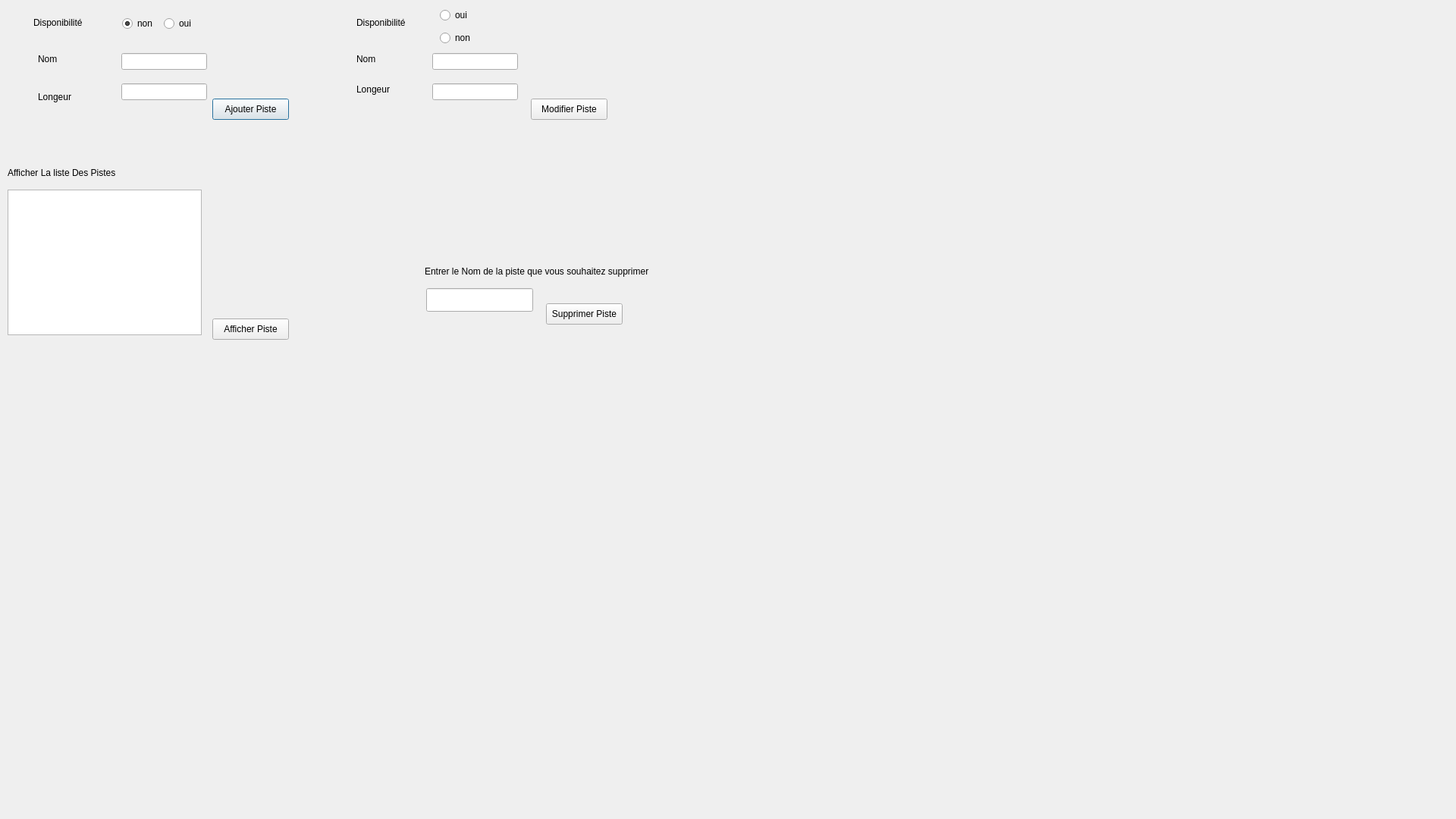
<?xml version="1.0" encoding="UTF-8"?>
<ui version="4.0">
 <class>piste</class>
 <widget class="QDialog" name="piste">
  <property name="geometry">
   <rect>
    <x>0</x>
    <y>0</y>
    <width>1920</width>
    <height>1080</height>
   </rect>
  </property>
  <property name="windowTitle">
   <string>Dialog</string>
  </property>
  <widget class="QLineEdit" name="nompiste">
   <property name="geometry">
    <rect>
     <x>160</x>
     <y>70</y>
     <width>113</width>
     <height>22</height>
    </rect>
   </property>
  </widget>
  <widget class="QLineEdit" name="longeur">
   <property name="geometry">
    <rect>
     <x>160</x>
     <y>110</y>
     <width>113</width>
     <height>22</height>
    </rect>
   </property>
  </widget>
  <widget class="QLineEdit" name="nompiste_2">
   <property name="geometry">
    <rect>
     <x>570</x>
     <y>70</y>
     <width>113</width>
     <height>22</height>
    </rect>
   </property>
  </widget>
  <widget class="QLineEdit" name="longeur_2">
   <property name="geometry">
    <rect>
     <x>570</x>
     <y>110</y>
     <width>113</width>
     <height>22</height>
    </rect>
   </property>
  </widget>
  <widget class="QLineEdit" name="idsupp">
   <property name="geometry">
    <rect>
     <x>562</x>
     <y>380</y>
     <width>141</width>
     <height>31</height>
    </rect>
   </property>
  </widget>
  <widget class="QLabel" name="label">
   <property name="geometry">
    <rect>
     <x>44</x>
     <y>20</y>
     <width>81</width>
     <height>20</height>
    </rect>
   </property>
   <property name="text">
    <string>Disponibilité</string>
   </property>
  </widget>
  <widget class="QLabel" name="label_2">
   <property name="geometry">
    <rect>
     <x>50</x>
     <y>70</y>
     <width>55</width>
     <height>16</height>
    </rect>
   </property>
   <property name="text">
    <string>Nom</string>
   </property>
  </widget>
  <widget class="QLabel" name="label_3">
   <property name="geometry">
    <rect>
     <x>50</x>
     <y>120</y>
     <width>55</width>
     <height>16</height>
    </rect>
   </property>
   <property name="text">
    <string>Longeur</string>
   </property>
  </widget>
  <widget class="QLabel" name="label_4">
   <property name="geometry">
    <rect>
     <x>470</x>
     <y>20</y>
     <width>81</width>
     <height>20</height>
    </rect>
   </property>
   <property name="text">
    <string>Disponibilité</string>
   </property>
  </widget>
  <widget class="QLabel" name="label_5">
   <property name="geometry">
    <rect>
     <x>470</x>
     <y>70</y>
     <width>55</width>
     <height>16</height>
    </rect>
   </property>
   <property name="text">
    <string>Nom</string>
   </property>
  </widget>
  <widget class="QLabel" name="label_6">
   <property name="geometry">
    <rect>
     <x>470</x>
     <y>110</y>
     <width>55</width>
     <height>16</height>
    </rect>
   </property>
   <property name="text">
    <string>Longeur</string>
   </property>
  </widget>
  <widget class="QLabel" name="label_7">
   <property name="geometry">
    <rect>
     <x>560</x>
     <y>350</y>
     <width>331</width>
     <height>16</height>
    </rect>
   </property>
   <property name="text">
    <string>Entrer le Nom de la piste que vous souhaitez supprimer</string>
   </property>
  </widget>
  <widget class="QLabel" name="label_8">
   <property name="geometry">
    <rect>
     <x>10</x>
     <y>220</y>
     <width>231</width>
     <height>16</height>
    </rect>
   </property>
   <property name="text">
    <string>Afficher La liste Des Pistes</string>
   </property>
  </widget>
  <widget class="QTableView" name="tableView">
   <property name="geometry">
    <rect>
     <x>10</x>
     <y>250</y>
     <width>256</width>
     <height>192</height>
    </rect>
   </property>
  </widget>
  <widget class="QPushButton" name="pushButton">
   <property name="geometry">
    <rect>
     <x>280</x>
     <y>130</y>
     <width>101</width>
     <height>28</height>
    </rect>
   </property>
   <property name="text">
    <string>Ajouter Piste</string>
   </property>
  </widget>
  <widget class="QPushButton" name="pushButton_2">
   <property name="geometry">
    <rect>
     <x>700</x>
     <y>130</y>
     <width>101</width>
     <height>28</height>
    </rect>
   </property>
   <property name="text">
    <string>Modifier Piste</string>
   </property>
  </widget>
  <widget class="QPushButton" name="pushButton_3">
   <property name="geometry">
    <rect>
     <x>280</x>
     <y>420</y>
     <width>101</width>
     <height>28</height>
    </rect>
   </property>
   <property name="text">
    <string>Afficher Piste</string>
   </property>
  </widget>
  <widget class="QPushButton" name="pushButton_4">
   <property name="geometry">
    <rect>
     <x>720</x>
     <y>400</y>
     <width>101</width>
     <height>28</height>
    </rect>
   </property>
   <property name="text">
    <string>Supprimer Piste</string>
   </property>
  </widget>
  <widget class="QRadioButton" name="radioButton">
   <property name="geometry">
    <rect>
     <x>216</x>
     <y>21</y>
     <width>44</width>
     <height>20</height>
    </rect>
   </property>
   <property name="text">
    <string>oui</string>
   </property>
  </widget>
  <widget class="QRadioButton" name="radioButton_2">
   <property name="geometry">
    <rect>
     <x>161</x>
     <y>21</y>
     <width>48</width>
     <height>20</height>
    </rect>
   </property>
   <property name="text">
    <string>non</string>
   </property>
   <property name="checked">
    <bool>true</bool>
   </property>
  </widget>
  <widget class="QLabel" name="label_9">
   <property name="geometry">
    <rect>
     <x>0</x>
     <y>0</y>
     <width>1920</width>
     <height>1080</height>
    </rect>
   </property>
   <property name="text">
    <string/>
   </property>
   <property name="pixmap">
    <pixmap resource="resource.qrc">:/resources/img/fond.png</pixmap>
   </property>
  </widget>
  <widget class="QRadioButton" name="radioButton_3">
   <property name="geometry">
    <rect>
     <x>580</x>
     <y>10</y>
     <width>95</width>
     <height>20</height>
    </rect>
   </property>
   <property name="text">
    <string>oui</string>
   </property>
  </widget>
  <widget class="QRadioButton" name="radioButton_4">
   <property name="geometry">
    <rect>
     <x>580</x>
     <y>40</y>
     <width>95</width>
     <height>20</height>
    </rect>
   </property>
   <property name="text">
    <string>non</string>
   </property>
  </widget>
  <zorder>label_9</zorder>
  <zorder>nompiste</zorder>
  <zorder>longeur</zorder>
  <zorder>nompiste_2</zorder>
  <zorder>longeur_2</zorder>
  <zorder>idsupp</zorder>
  <zorder>label</zorder>
  <zorder>label_2</zorder>
  <zorder>label_3</zorder>
  <zorder>label_4</zorder>
  <zorder>label_5</zorder>
  <zorder>label_6</zorder>
  <zorder>label_7</zorder>
  <zorder>label_8</zorder>
  <zorder>tableView</zorder>
  <zorder>pushButton</zorder>
  <zorder>pushButton_2</zorder>
  <zorder>pushButton_3</zorder>
  <zorder>pushButton_4</zorder>
  <zorder>radioButton</zorder>
  <zorder>radioButton_2</zorder>
  <zorder>radioButton_3</zorder>
  <zorder>radioButton_4</zorder>
 </widget>
 <resources>
  <include location="resource.qrc"/>
 </resources>
 <connections/>
</ui>
